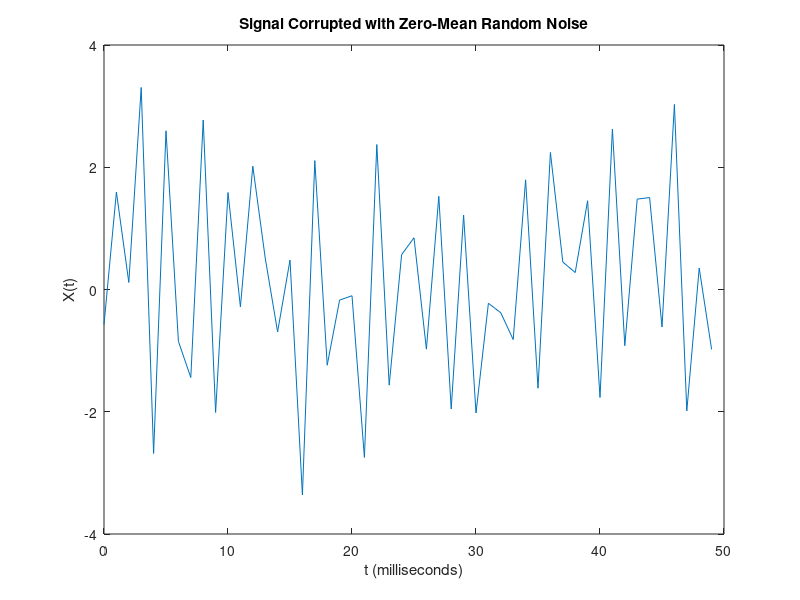
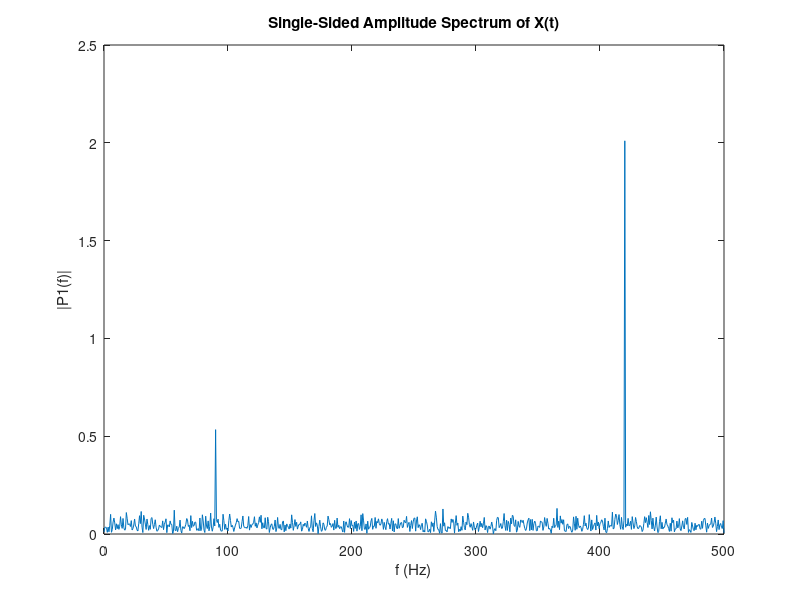

Source code (MATLAB) for these figures, in order:
%% ************************************************************
% Basic FFT example from MATLAB help

% Define conditions
f1 = 90;          % Signal Component 1 Freq        (Hz)
f2 = 420;         % Signal Component 2 Freq        (Hz)
A1 = 0.5;         % Signal Component 1 Amplitude   (au)
A2 = 2.0;         % Signal Component 2 Amplitude   (au)
A3 = 1.0;         % rms value of random noise      (au)

Fs = 1000;        % Sampling frequency             (Hz)T = 1/Fs;
T  = 1/Fs;        % Sampling period                (sec)
L  = 1500;        % Length of signal               (number)
t  = (0:L-1)*T;   % Time vector, 0 to 1.5 seconds  (sec)

% Generate Harmonic function in noise and plot it
S = A1*sin(2*pi*f1*t) + A2*sin(2*pi*f2*t);   % harmonic function
X = S + A3*randn(size(t));                    % white noise

plot(1000*t(1:50),X(1:50))
title('Signal Corrupted with Zero-Mean Random Noise')
xlabel('t (milliseconds)')
ylabel('X(t)')

% Take the FFT, convert to abs magnitude, single sided spectrum
Y  = fft(X);                 % complex two-sided FFT
P2 = abs(Y/L);               % normalize magnitude by # of samples
P1 = P2(1:L/2+1);            % get postive half plus DC value
P1(2:end-1) = 2*P1(2:end-1); % double it for single sided but not DC value

% Define the frequency axis and plot the Single Sided Mag. Spectrum
Fmax  = Fs/2;                % Max Freq = 1/2 the Sample Freq
Fstep = Fs/L;                % Freq step size = Fsample/(number of samples)
freq  = Fstep*(0:L/2);       % Make the appropriate frequency vector

figure,plot(freq,P1) 
title('Single-Sided Amplitude Spectrum of X(t)')
xlabel('f (Hz)'), ylabel('|P1(f)|')
close all
